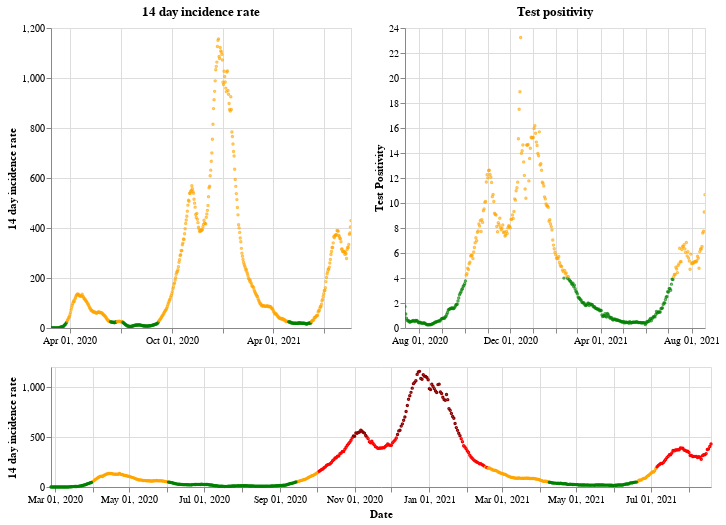

The notebook cell saved with this chart:
### Markdown cell above
## Wales

### Code cell
plot_traffic_light('Wales')

### Figure 1 — Vega-Lite specification as saved in the notebook (floating-point values rounded to 4 significant figures; data arrays with more than 128 entries replaced by an {"elided": "..."} marker saying what was removed)
{"config": {"view": {"continuousWidth": 400, "continuousHeight": 300}}, "vconcat": [{"hconcat": [{"mark": {"type": "point", "size": 2}, "encoding": {"color": {"condition": {"value": "green", "test": "(datum.twoWeeklyCasesRate <= 25)"}, "value": "orange"}, "tooltip": [{"type": "nominal", "field": "areaName"}, {"type": "temporal", "field": "date"}, {"type": "quantitative", "field": "twoWeeklyCasesRate"}, {"type": "quantitative", "field": "testPositivity"}], "x": {"type": "temporal", "axis": {"title": ""}, "field": "date", "scale": {"domain": {"selection": "DateBrush"}}, "timeUnit": "yearmonthdate"}, "y": {"type": "quantitative", "axis": {"title": "14 day incidence rate"}, "field": "twoWeeklyCasesRate"}}, "title": "14 day incidence rate", "width": 300}, {"mark": {"type": "point", "size": 2}, "encoding": {"color": {"condition": {"value": "green", "test": "(datum.testPositivity <= 4)"}, "value": "orange"}, "tooltip": [{"type": "nominal", "field": "areaName"}, {"type": "temporal", "field": "date"}, {"type": "quantitative", "field": "twoWeeklyCasesRate"}, {"type": "quantitative", "field": "testPositivity"}], "x": {"type": "temporal", "axis": {"title": ""}, "field": "date", "scale": {"domain": {"selection": "DateBrush"}}, "timeUnit": "yearmonthdate"}, "y": {"type": "quantitative", "axis": {"title": "Test Positivity"}, "field": "testPositivity"}}, "title": "Test positivity", "width": 300}]}, {"layer": [{"mark": {"type": "point", "size": 2}, "encoding": {"color": {"condition": {"value": "orange", "test": "(((datum.testPositivity < 4) && (datum.twoWeeklyCasesRate >= 50)) && (datum.twoWeeklyCasesRate < 200))"}, "value": "red"}, "opacity": {"condition": {"value": 1, "test": "((datum.twoWeeklyCasesRate >= 50) && (datum.twoWeeklyCasesRate < 500))"}, "value": 0}, "tooltip": [{"type": "nominal", "field": "areaName"}, {"type": "temporal", "field": "date"}, {"type": "quantitative", "field": "twoWeeklyCasesRate"}, {"type": "quantitative", "field": "testPositivity"}], "x": {"type": "temporal", "axis": {"title": "Date"}, "field": "date", "timeUnit": "yearmonthdate"}, "y": {"type": "quantitative", "axis": {"title": "14 day incidence rate"}, "field": "twoWeeklyCasesRate"}}, "selection": {"DateBrush": {"type": "interval", "encodings": ["x"], "fields": ["Time"]}}}, {"mark": {"type": "point", "size": 2}, "encoding": {"color": {"value": "darkred"}, "opacity": {"condition": {"value": 1, "test": "(datum.twoWeeklyCasesRate >= 500)"}, "value": 0}, "tooltip": [{"type": "nominal", "field": "areaName"}, {"type": "temporal", "field": "date"}, {"type": "quantitative", "field": "twoWeeklyCasesRate"}, {"type": "quantitative", "field": "testPositivity"}], "x": {"type": "temporal", "axis": {"title": "Date"}, "field": "date", "timeUnit": "yearmonthdate"}, "y": {"type": "quantitative", "axis": {"title": "14 day incidence rate"}, "field": "twoWeeklyCasesRate"}}}, {"mark": {"type": "point", "size": 2}, "encoding": {"color": {"condition": {"value": "green", "test": "((datum.testPositivity < 4) && (datum.twoWeeklyCasesRate < 50))"}, "value": "orange"}, "opacity": {"condition": {"value": 1, "test": "(datum.twoWeeklyCasesRate < 50)"}, "value": 0}, "tooltip": [{"type": "nominal", "field": "areaName"}, {"type": "temporal", "field": "date"}, {"type": "quantitative", "field": "twoWeeklyCasesRate"}, {"type": "quantitative", "field": "testPositivity"}], "x": {"type": "temporal", "axis": {"title": "Date"}, "field": "date", "timeUnit": "yearmonthdate"}, "y": {"type": "quantitative", "axis": {"title": "14 day incidence rate"}, "field": "twoWeeklyCasesRate"}}}], "height": 120, "width": 660}], "data": {"name": "data-6d6600e4ff571d96a9ebd2ce8e11dc6e"}, "$schema": "https://vega.github.io/schema/vega-lite/v4.8.1.json", "datasets": {"data-6d6600e4ff571d96a9ebd2ce8e11dc6e": {"elided": "540 records"}}}
